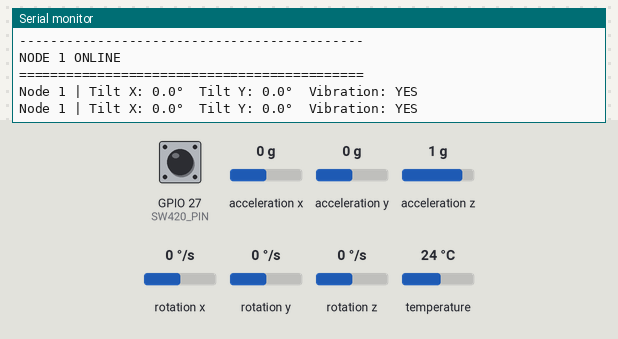
Bench run of a sketch on a simulated ESP32-S3. Parts: the last lines printed to the serial monitor. Inputs (shaded band) come from the test bench; at power-on: GPIO 27 (SW420_PIN) LOW, acceleration x 0 g, acceleration y 0 g, acceleration z 1 g, rotation x 0 °/s, rotation y 0 °/s, rotation z 0 °/s, temperature 24 °C.

Above: at 2.5 s.
2.6 s: GPIO 27 (SW420_PIN) pulled HIGH for 1.2 s
At 4.1 s:
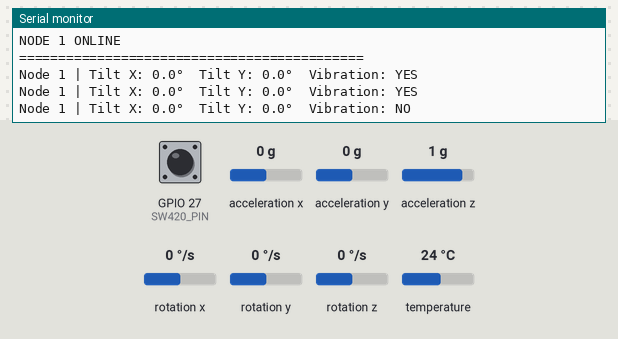
5.3 s: acceleration x set to -1.4 g
At 6.1 s:
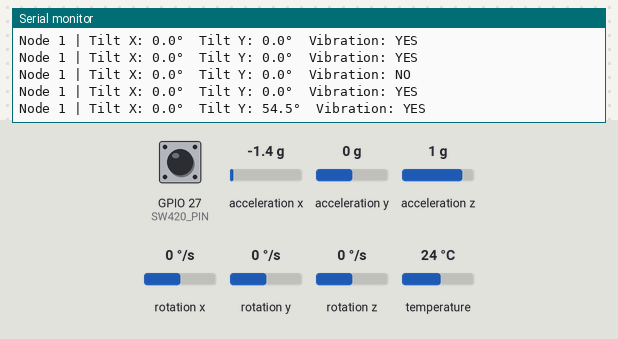
6.8 s: acceleration y set to -1.4 g
At 7.8 s:
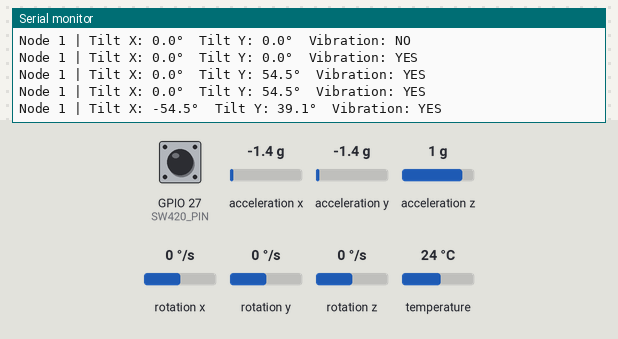
8.3 s: acceleration z set to -1.4 g
At 8.7 s:
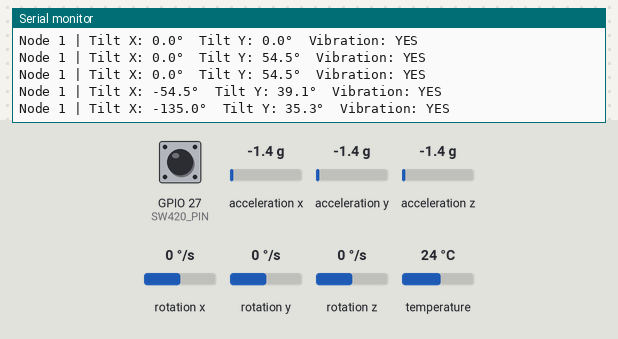
9.8 s: GPIO 27 (SW420_PIN) pulled HIGH for 1.2 s
At 11.2 s:
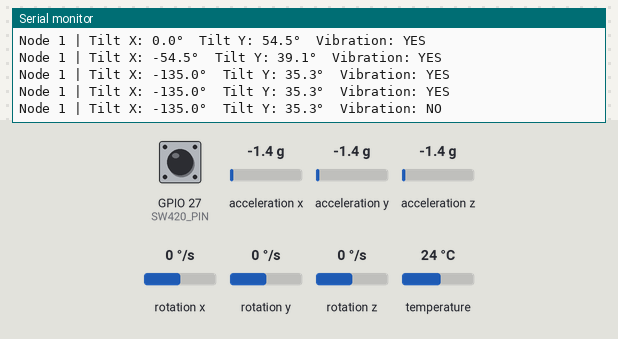
Timing chart, 0 to 12.8 s (numbered marks = the images above; inputs shaded):
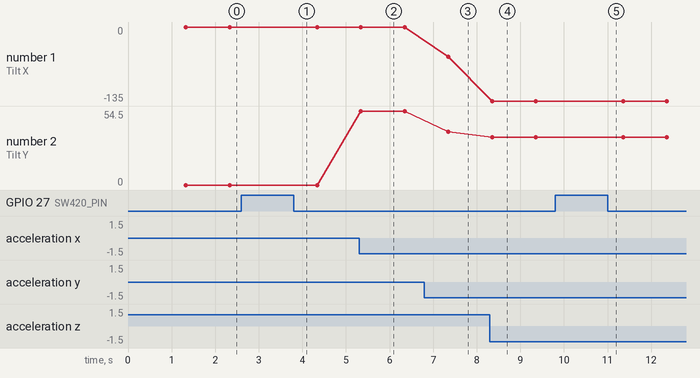

Measured:
- after the input at 2.6 s, the serial monitor: prints a new line after 0.74 s (image 1)
- after the input at 5.3 s, the serial monitor: prints a new line at once (image 2)
- after the input at 6.8 s, the serial monitor: prints a new line after 0.55 s (image 3)
- after the input at 8.3 s, the serial monitor: prints a new line after 0.05 s (image 4)
- after the input at 9.8 s, the serial monitor: prints a new line after 0.56 s (image 5)
- plotted number 1: 0 → -54.5 after the input at 6.8 s, -54.5 → -135 after the input at 8.3 s
- plotted number 2: 0 → 54.5 after the input at 5.3 s, 54.5 → 39.1 after the input at 6.8 s, 39.1 → 35.3 after the input at 8.3 s

The sketch:

node1.ino
```cpp
#include <WiFi.h>
#include <esp_now.h>
#include <esp_wifi.h>

#include <Wire.h>
#include <Adafruit_MPU6050.h>
#include <Adafruit_Sensor.h>

#include <math.h>

// ============================================================
// MINE SUBSIDENCE MONITORING SYSTEM
// NODE 1 - BASELINE / REFERENCE SENSOR NODE
// Sensors: MPU6050 (Tilt/Acceleration/Gyro) + SW-420 (Vibration)
// ============================================================

#define NODE_ID 1

#define SW420_PIN 27

#define MPU_SDA 21
#define MPU_SCL 22

#define ESPNOW_CHANNEL 1

// ============================================================
// ESP32-S3 GATEWAY MAC ADDRESS
// Replace with the actual MAC address of your ESP32-S3 Gateway
// ============================================================

uint8_t gatewayMAC[] = {
  0xAC, 0xA7, 0x04,
  0x2B, 0xA7, 0xFC
};

// ============================================================
// MPU6050 SENSOR INSTANCE
// ============================================================

Adafruit_MPU6050 mpu;

// ============================================================
// SENSOR TELEMETRY PACKET STRUCTURE
// MUST MATCH THE GATEWAY PACKET STRUCTURE EXACTLY
// ============================================================

typedef struct __attribute__((packed)) {
  uint8_t node_id;
  uint8_t vibration;

  float accel_x;
  float accel_y;
  float accel_z;

  float gyro_x;
  float gyro_y;
  float gyro_z;

  float tilt_x;
  float tilt_y;

  float distance_cm;

  char status[32];
} SensorData;

SensorData data;

// ============================================================
// ESP-NOW SEND CALLBACK
// ============================================================

void onDataSent(
  const wifi_tx_info_t *info,
  esp_now_send_status_t status
) {
  if (status != ESP_NOW_SEND_SUCCESS) {
    Serial.println("  ! ESP-NOW delivery failed");
  }
}

// ============================================================
// SETUP
// ============================================================

void setup() {
  Serial.begin(115200);
  delay(1000);

  pinMode(SW420_PIN, INPUT);

  Serial.println();
  Serial.println("============================================");
  Serial.println("        MINE MONITORING - NODE 1");
  Serial.println("============================================");
  Serial.println("Role    : Baseline / Reference Node");
  Serial.println("Sensors : MPU6050 + SW-420");
  Serial.println("--------------------------------------------");

  // Initialize MPU6050 over I2C
  Wire.begin(MPU_SDA, MPU_SCL);

  if (!mpu.begin()) {
    Serial.println("ERROR: MPU6050 not detected.");
    while (true) {
      delay(1000);
    }
  }

  mpu.setAccelerometerRange(MPU6050_RANGE_8_G);
  mpu.setGyroRange(MPU6050_RANGE_500_DEG);
  mpu.setFilterBandwidth(MPU6050_BAND_21_HZ);

  Serial.println("MPU6050 : OK");

  // Initialize Wi-Fi in Station mode for ESP-NOW
  WiFi.mode(WIFI_STA);
  delay(300);

  esp_wifi_set_channel(ESPNOW_CHANNEL, WIFI_SECOND_CHAN_NONE);

  Serial.print("MAC     : ");
  Serial.println(WiFi.macAddress());

  if (esp_now_init() != ESP_OK) {
    Serial.println("ERROR: ESP-NOW initialization failed.");
    while (true) {
      delay(1000);
    }
  }

  esp_now_register_send_cb(onDataSent);

  // Register Gateway Peer
  esp_now_peer_info_t peer = {};
  memcpy(peer.peer_addr, gatewayMAC, 6);
  peer.channel = ESPNOW_CHANNEL;
  peer.encrypt = false;

  if (esp_now_add_peer(&peer) != ESP_OK) {
    Serial.println("ERROR: Could not register gateway.");
    while (true) {
      delay(1000);
    }
  }

  Serial.println("ESP-NOW : OK");
  Serial.println("Gateway : Registered");
  Serial.println("--------------------------------------------");
  Serial.println("NODE 1 ONLINE");
  Serial.println("============================================");
}

// ============================================================
// MAIN LOOP
// ============================================================

void loop() {
  // Read SW-420 Digital Vibration (Active LOW)
  bool vibration = (digitalRead(SW420_PIN) == LOW);

  // Read MPU6050 Accelerometer, Gyroscope & Temperature
  sensors_event_t accel;
  sensors_event_t gyro;
  sensors_event_t temperature;

  mpu.getEvent(&accel, &gyro, &temperature);

  // Calculate Tilt Angles
  float tiltX = atan2(
    accel.acceleration.y,
    accel.acceleration.z
  ) * 180.0 / PI;

  float tiltY = atan2(
    -accel.acceleration.x,
    sqrt(
      accel.acceleration.y * accel.acceleration.y +
      accel.acceleration.z * accel.acceleration.z
    )
  ) * 180.0 / PI;

  // Build Telemetry Packet
  data.node_id = NODE_ID;
  data.vibration = vibration ? 1 : 0;
  data.accel_x = accel.acceleration.x;
  data.accel_y = accel.acceleration.y;
  data.accel_z = accel.acceleration.z;
  data.gyro_x = gyro.gyro.x;
  data.gyro_y = gyro.gyro.y;
  data.gyro_z = gyro.gyro.z;
  data.tilt_x = tiltX;
  data.tilt_y = tiltY;
  data.distance_cm = -1.0; // Node 1 does not carry ultrasonic distance sensor

  if (vibration) {
    strcpy(data.status, "VIBRATION_DETECTED");
  } else {
    strcpy(data.status, "NORMAL");
  }

  // Send packet to ESP32-S3 Gateway via ESP-NOW
  esp_now_send(gatewayMAC, (uint8_t *)&data, sizeof(data));

  // Local Serial Monitor Output
  Serial.print("Node 1 | Tilt X: ");
  Serial.print(tiltX, 1);
  Serial.print("°  Tilt Y: ");
  Serial.print(tiltY, 1);
  Serial.print("°  Vibration: ");
  Serial.println(vibration ? "YES" : "NO");

  delay(1000);
}
```
